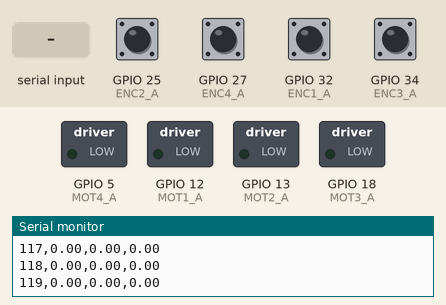
Recording of a program running on a simulated ESP32. On the bench: switched loads named in the program (green lamp = pin HIGH), the last lines printed to the serial monitor. The test bench sets the inputs (shaded band); at power-on: GPIO 25 (ENC2_A), GPIO 27 (ENC4_A), GPIO 32 (ENC1_A), GPIO 34 (ENC3_A) HIGH.

Above: at 1.2 s.
1.3 s: "a90\n" received over Serial
At 1.8 s:
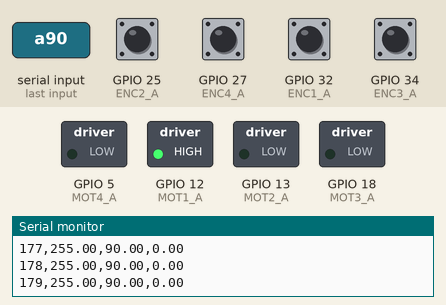
Timing chart, 0 to 4.3 s (numbered marks = the images above; inputs shaded):
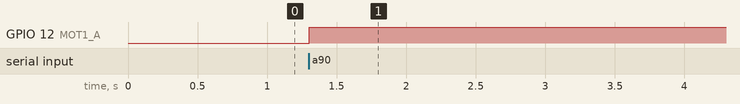

The program:

main.cpp
```cpp
#include <Arduino.h>
#include "MyMotor.h"
#include "MyEncoder.h"
#include "MyPID.h"
#include "MySerial.h"

void setup()
{
  Init_Motor();
  Init_Encoder();
  Init_PID();
  Init_Serial();
}

void loop()
{
  Get_Angle();
  Compute_PID();
  Run_Motor();
  SerialDataPrint();
  SerialDataWrite();
}
```

MyEncoder.h
```cpp
#include <Arduino.h>

/*Number of encoders*/
#define NUM_ENCODERS 4

/*Encoder 1st*/
#define ENC1_A 32    // MOT 1A
#define ENC1_B 33   // MOT 1B

/*Encoder 2nd*/
#define ENC2_A 25
#define ENC2_B 26

/*Encoder 3rd*/
#define ENC3_A 34
#define ENC3_B 35

/*Encoder 4rd*/
#define ENC4_A 27
#define ENC4_B 4

const int ENC_A[NUM_ENCODERS] = {ENC1_A, ENC2_A, ENC3_A, ENC4_A};
const int ENC_B[NUM_ENCODERS] = {ENC1_B, ENC2_B, ENC3_B, ENC4_B};

#define ENC_RES 330 // Encoder resolution*Gearbox ratio: 11*30 -> 330 pulses per revolution

volatile long int cnt1 = 0; // Volatile as it changed during interrupt
volatile long int cnt2 = 0;
volatile long int cnt3 = 0;
volatile long int cnt4 = 0;

double th1 = 0; // Position angle in degrees
double th2 = 0;
double th3 = 0;
double th4 = 0;

void readEncoder1()
{
    int b1 = digitalRead(ENC1_B);
    cnt1 = (b1 > 0) ? (cnt1 + 1) : (cnt1 - 1);
}

void readEncoder2()
{
    int b2 = digitalRead(ENC2_B);
    cnt2 = (b2 > 0) ? (cnt2 + 1) : (cnt2 - 1);

}

void readEncoder3()
{
    int b3 = digitalRead(ENC3_B);
    cnt3 = (b3 > 0) ? (cnt3 + 1) : (cnt3 - 1);
}

void readEncoder4()
{
    int b4 = digitalRead(ENC4_B);
    cnt4 = (b4 > 0) ? (cnt4 + 1) : (cnt4 - 1);
}

void Init_Encoder()
{
    // Initialize all pins for the encoders
    for (int i = 0; i < NUM_ENCODERS; i++)
    {
        pinMode(ENC_A[i], INPUT);
        pinMode(ENC_B[i], INPUT);
    }

    attachInterrupt(digitalPinToInterrupt(ENC1_A), readEncoder1, RISING);
    attachInterrupt(digitalPinToInterrupt(ENC2_A), readEncoder2, RISING);
    attachInterrupt(digitalPinToInterrupt(ENC3_A), readEncoder3, RISING);
    attachInterrupt(digitalPinToInterrupt(ENC4_A), readEncoder4, RISING);
}

void Get_Angle()
{
    th1 = cnt1 * 360 / ENC_RES; // Conversion between encoder count and degree
    th2 = cnt2 * 360 / ENC_RES;
    th3 = cnt3 * 360 / ENC_RES;
    th4 = cnt4 * 360 / ENC_RES;
}
```

MyMotor.h
```cpp
#include <Arduino.h>

#define MOT1_A 12
#define MOT1_B 14

#define MOT2_A 13
#define MOT2_B 15

#define MOT3_A 18
#define MOT3_B 19

#define MOT4_A 5
#define MOT4_B 23

#define MOT1_Channel 0
#define MOT2_Channel 1
#define MOT3_Channel 2
#define MOT4_Channel 3

#define PWM_FREQ 10000 // PWM Frequency: 10kHz refers to how fast the signal alternates between ON and OFF in one second
#define PWM_RES 8      // PWM resolution 255 - 8-bit resolution -> From 0 to 255 because we have 2^8 = 256 steps

double MOT1_cmd = 0; // MOT1 command [-255; 255]
double MOT2_cmd = 0;
double MOT3_cmd = 0;
double MOT4_cmd = 0;

// Prepare the communication to control the motor
void Init_Motor()
{
    pinMode(MOT1_A, OUTPUT);
    pinMode(MOT1_B, OUTPUT);
    ledcSetup(MOT1_Channel, PWM_FREQ, PWM_RES);

    pinMode(MOT2_A, OUTPUT);
    pinMode(MOT2_B, OUTPUT);
    ledcSetup(MOT2_Channel, PWM_FREQ, PWM_RES);

    pinMode(MOT3_A, OUTPUT);
    pinMode(MOT3_B, OUTPUT);
    ledcSetup(MOT3_Channel, PWM_FREQ, PWM_RES);

    pinMode(MOT4_A, OUTPUT);
    pinMode(MOT4_B, OUTPUT);
    ledcSetup(MOT4_Channel, PWM_FREQ, PWM_RES);
}

// Send signals to the motor to tell it how fast and which direction it should be rotating
void Send_PWM(int PINA, int PINB, double mot_cmd, int channel)
{

    if (mot_cmd < 0)
    {
        ledcAttachPin(PINB, channel);
        ledcDetachPin(PINA);
        digitalWrite(PINA, LOW);
        ledcWrite(channel, abs(mot_cmd));
    }

    else
    {
        ledcAttachPin(PINA, channel);
        ledcDetachPin(PINB);
        digitalWrite(PINB, LOW);
        ledcWrite(channel, abs(mot_cmd));
    }
}

// Combines every function to operate the motor
void Run_Motor()
{
    Send_PWM(MOT1_A, MOT1_B, MOT1_cmd, MOT1_Channel);
    Send_PWM(MOT2_A, MOT2_B, MOT2_cmd, MOT2_Channel);
    Send_PWM(MOT3_A, MOT3_B, MOT3_cmd, MOT3_Channel);
    Send_PWM(MOT4_A, MOT4_B, MOT4_cmd, MOT4_Channel);
}
```

MyPID.h
```cpp
#include <Arduino.h>
#include <PID_v1.h>

extern double th1_ref;
extern double th2_ref;
extern double th3_ref;
extern double th4_ref;
double kp = 10.0, ki = 5.0, kd = 0.05;

// Input, output, reference
PID MOT1_PID(&th1, &MOT1_cmd, &th1_ref, kp, ki, kd, DIRECT);
PID MOT2_PID(&th2, &MOT2_cmd, &th2_ref, kp, ki, kd, DIRECT);
PID MOT3_PID(&th3, &MOT3_cmd, &th3_ref, kp, ki, kd, DIRECT);
PID MOT4_PID(&th4, &MOT4_cmd, &th1_ref, kp, ki, kd, DIRECT);

// Set up the PID controller
void Init_PID()
{
  MOT1_PID.SetMode(AUTOMATIC);
  MOT1_PID.SetOutputLimits(-255, 255);
  MOT1_PID.SetSampleTime(10);

  MOT2_PID.SetMode(AUTOMATIC);
  MOT2_PID.SetOutputLimits(-255, 255);
  MOT2_PID.SetSampleTime(10);

  MOT3_PID.SetMode(AUTOMATIC);
  MOT3_PID.SetOutputLimits(-255, 255);
  MOT3_PID.SetSampleTime(10);

  MOT4_PID.SetMode(AUTOMATIC);
  MOT4_PID.SetOutputLimits(-255, 255);
  MOT4_PID.SetSampleTime(10);
}

// Run the controller
void Compute_PID()
{
  MOT1_PID.SetTunings(kp, ki, kd);
  MOT1_PID.Compute();

  MOT2_PID.SetTunings(kp, ki, kd);
  MOT2_PID.Compute();

  MOT2_PID.SetTunings(kp, ki, kd);
  MOT2_PID.Compute();

  MOT2_PID.SetTunings(kp, ki, kd);
  MOT2_PID.Compute();
}
```

MySerial.h
```cpp
#include <Arduino.h>

unsigned long Serial_time = 0; // time in micro second
double th1_ref;
double th2_ref;
double th3_ref;
double th4_ref;

void Init_Serial()
{
  Serial.begin(115200);
  while (!Serial)
  ;
}

void SerialDataPrint()
{
  if (micros() - Serial_time >= 10000)
  {
    Serial_time = micros();
    // For MATLAB
    Serial.print(Serial_time / 10000);
    Serial.print(",");
    Serial.print(MOT1_cmd);
    Serial.print(",");
    Serial.print(th1_ref);
    Serial.print(",");
    Serial.print(th1);
    Serial.println();

    // For Teleplot
    // Serial.println(Serial_time / 10000);
    // Serial.print(">MOT1_cmd:");
    // Serial.println(MOT1_cmd);
    // Serial.print(">th1:");
    // Serial.println(th1);
    // Serial.print(">th1_ref:");
    // Serial.println(th1_ref);
    // Serial.print(">kp:");
    // Serial.println(kp);
    // Serial.print(">ki:");
    // Serial.println(ki);
    // Serial.print(">kd:");
    // Serial.println(kd);
  }
}
// ====================================================================================
void SerialDataWrite()
{
  static String received_chars;
  while (Serial.available())
  {
    char inChar = (char)Serial.read();
    received_chars += inChar;
    if (inChar == '\n')
    {
      switch (received_chars[0])
      {
      case 'a':
        received_chars.remove(0, 1);
        th1_ref = received_chars.toFloat();
        break;
      case 'q':
        received_chars.remove(0, 1);
        kp = received_chars.toFloat();
        break;
      case 'w':
        received_chars.remove(0, 1);
        ki = received_chars.toFloat();
        break;
      case 'e':
        received_chars.remove(0, 1);
        kd = received_chars.toFloat();
        break;
      default:
        break;
      }
      received_chars = "";
    }
  }
}
```

Measured:
- after the input at 1.3 s, GPIO 12 (MOT1_A): LOW → HIGH at once
